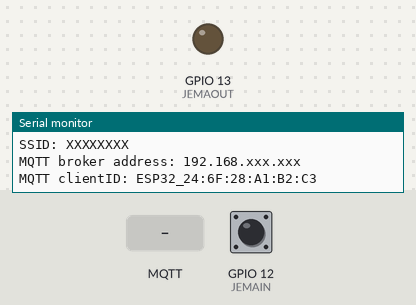
Bench run of a sketch on a simulated ESP32. Parts: output pins drawn as LEDs (lit = HIGH), the last lines printed to the serial monitor. Inputs (shaded band) come from the test bench; at power-on: GPIO 12 (JEMAIN) HIGH. No MQTT or app messages arrive unless stated.

Above: at 1.2 s.
1.3 s: MQTT message "1" arrives on the first subscribed topic
At 1.63 s:
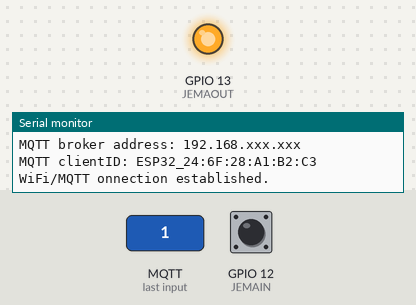
Timing chart, 0 to 4.3 s (numbered marks = the images above; inputs shaded):
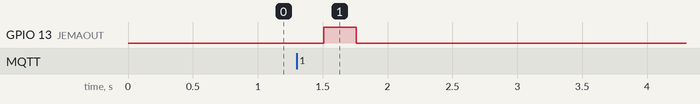

The sketch:

ESP32_lock.ino
```cpp
//ESP32 lock mechanism with EspMQTTClient library.
// Aug. 28, 2022. (first version)

#include "EspMQTTClient.h"

EspMQTTClient *client;

//input & output pins
const int JEMAOUT=13; //photo relay to JEM-A control line
const int JEMA_ON=1; //value for pulse on
const int JEMA_OFF=0;//value for pulse off
const int JEMAIN=12; //photo relay driven by JEM-A monitor line. Pull-up. 1;Secure 0:Unsecure
const int JEMA_U=0; //value for the lock is Unsecure (Unlocked)
const int JEMA_S=1; //value for the lock is Secure (Locked)

int JEMA_last; //previous value read from JEMAIN. 1:Secure 0:Unsecure
int JEMA_current() { return(digitalRead(JEMAIN)); } //current JEMAIN value.
boolean JEMA_pulsed; //if a pluse has been sent to JEMAOUT
//WiFi
const char SSID[] = "XXXXXXXX"; //WiFi SSID
const char PASS[] = "XXXXXXXX"; //WiFi password
//MQTT
char CLIENTID[] = "ESP32_xx:xx:xx:xx:xx:xx"; //MAC address is set in setup()
//for example, this will be set to "ESP32_84:CC:A8:7A:5F:44"
const char  MQTTADD[] = "192.168.xxx.xxx"; //Broker IP address
const short MQTTPORT = 1883; //Broker port
const char  MQTTUSER[] = "xxxxxxxx";//Can be omitted if not needed
const char  MQTTPASS[] = "XXXXXXXX";//Can be omitted if not needed
const char  SUBTOPIC[] = "mqttthing/lock/setTS"; //mqtt topic to subscribe
const char  PUBTARGET[] = "mqttthing/lock/getTS"; //mqtt topic to publish
const char  PUBCURRENT[] = "mqttthing/lock/getCS"; //mqtt topic to publish
const char  PUBDEBUG[] = "mqttthing/lock/debug"; //for debug message

void setup() {
  //Digital I/O
  pinMode(JEMAOUT, OUTPUT);
  pinMode(JEMAIN, INPUT_PULLUP);
  JEMA_last=JEMA_current();
  //Serial
  Serial.begin(115200);
  while (!Serial);
  Serial.println("ESP32 Lock Mechanism started.");
  //MQTT
  String wifiMACString = WiFi.macAddress(); //WiFi MAC address
  wifiMACString.toCharArray(&CLIENTID[6], 18, 0); //"ESP32_xx:xx:xx:xx:xx:xx"
  Serial.print("SSID: ");Serial.println(SSID);
  Serial.print("MQTT broker address: ");Serial.println(MQTTADD);
  Serial.print("MQTT clientID: ");Serial.println(CLIENTID);
  client = new EspMQTTClient(SSID,PASS,MQTTADD,MQTTUSER,MQTTPASS,CLIENTID,MQTTPORT);
}

void onMessageReceived(const String& msg) {
  //Serial.println(msg);
  client->publish(PUBDEBUG, "Message received.");
  boolean newValue, changed=false;
  if(msg.compareTo("U")==0) { //target state is Unsecure (unlock)
    if(JEMA_current() == false) return; //already Unsecured (unlocked). do nothing.
  }
  else if(msg.compareTo("S")==0) { //target state is Secure (lock)
    if(JEMA_current() == true) return; //already Secured. do nothing.
  }
  //now send a pluse to toggle the electric lock
  digitalWrite(JEMAOUT, JEMA_ON); //activate JEM-A control line for 0.25 sec
  delay(250);
  digitalWrite(JEMAOUT, JEMA_OFF);
  JEMA_pulsed=true;
}

void onConnectionEstablished() {
  Serial.println("WiFi/MQTT onnection established.");
  client->subscribe(SUBTOPIC, onMessageReceived); //set callback function
  client->publish(PUBDEBUG, "ESP32 Lock Mechanism is ready.");
}

void loop() {

  client->loop();
  int newvalue = JEMA_current();//get current JEMA value
  if(newvalue == JEMA_last) return; //no change, do nothing

  //JEMA monitor status has chenged
  if(newvalue == JEMA_S){
    if(!JEMA_pulsed) client->publish(PUBTARGET,"S");
    client->publish(PUBCURRENT,"S");
  }
  else if(newvalue == JEMA_U){
    if(!JEMA_pulsed) client->publish(PUBTARGET,"U");
    client->publish(PUBCURRENT,"U");
  }
  JEMA_last = newvalue;
  JEMA_pulsed = false;
}
```

Measured:
- after the input at 1.3 s, GPIO 13 (JEMAOUT): LOW → HIGH after 0.21 s, → LOW 0.25 s later
